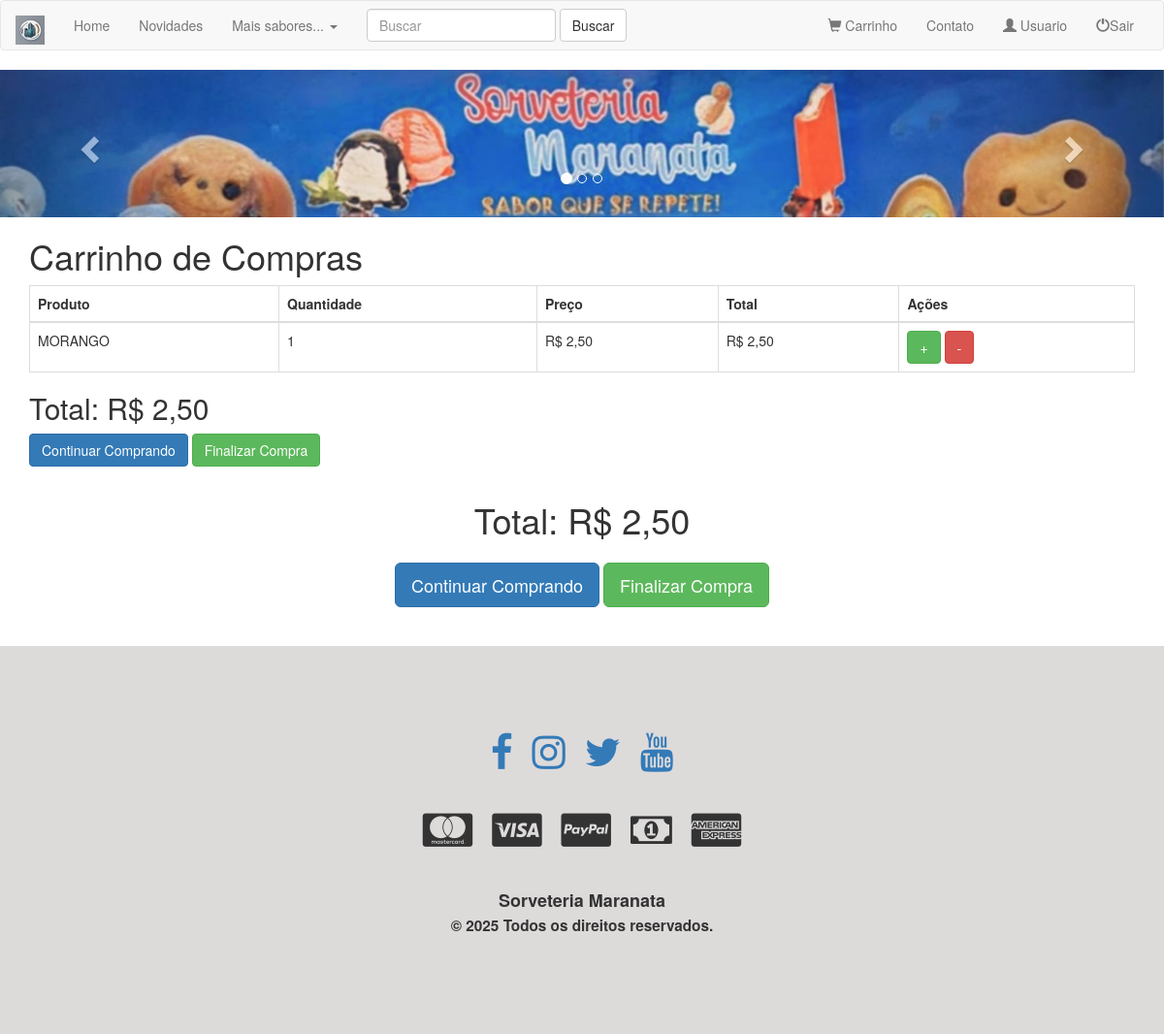
Page /carrinho.php?id=1 (signed in) on the committed database.
### tables this page shows
CREATE TABLE `usuarios` (
  `id_user` int(11) NOT NULL,
  `nome` varchar(60) NOT NULL,
  `sobrenome` varchar(60) NOT NULL,
  `email` varchar(60) NOT NULL,
  `senha` varchar(15) NOT NULL,
  `adm` tinyint(1) NOT NULL,
  `endereco` text NOT NULL,
  `numero` varchar(11) NOT NULL,
  `cidade` varchar(50) NOT NULL,
  `cep` varchar(9) NOT NULL
);

CREATE TABLE `produtos` (
  `id` int(11) NOT NULL,
  `produto` varchar(80) NOT NULL,
  `marca` varchar(60) NOT NULL,
  `descricao` text NOT NULL,
  `departamento` varchar(40) NOT NULL,
  `secao` varchar(40) NOT NULL,
  `quantidade` int(11) NOT NULL,
  `preco` decimal(15,2) NOT NULL,
  `foto1` varchar(60) NOT NULL,
  `foto2` varchar(60) NOT NULL,
  `foto3` varchar(60) NOT NULL
);

### mostraCarrinho.php (the view, shortened to what this page needs)
<?php
include 'conexao.php';
$total = 0;
if (isset($_SESSION['carrinho']) && is_array($_SESSION['carrinho'])) {
    foreach ($_SESSION['carrinho'] as $id => $qtd) {
        $consulta = $conexao->query("SELECT * FROM produtos WHERE id='$id'");
        $exibe = $consulta->fetch(PDO::FETCH_ASSOC);
        $total += $exibe['preco'] * $qtd;
    }
}
?>
<!DOCTYPE html>
<html lang="pt-BR">
<head>
    <link rel="stylesheet" href="https://maxcdn.bootstrapcdn.com/bootstrap/3.3.7/css/bootstrap.min.css">
</head>
<body>
    <div class="container">
        <h1>Carrinho de Compras</h1>
        <table class="table table-bordered">
            <thead>
                <tr>
                    <th>Produto</th>
                    <th>Quantidade</th>
                    <th>Preço</th>
                    <th>Total</th>
                    <th>Ações</th>
                </tr>
            </thead>
            <tbody>
                <?php
                if (isset($_SESSION['carrinho']) && is_array($_SESSION['carrinho'])) {
                    foreach ($_SESSION['carrinho'] as $id => $qtd) {
                        $consulta = $conexao->query("SELECT * FROM produtos WHERE id='$id'");
                        $exibe = $consulta->fetch(PDO::FETCH_ASSOC);
                        $totalItem = $exibe['preco'] * $qtd;
                        echo "<tr>";
                        echo "<td>{$exibe['produto']}</td>";
                        echo "<td>{$qtd}</td>";
                        echo "<td>R$ " . number_format($exibe['preco'], 2, ',', '.') . "</td>";
                        echo "<td>R$ " . number_format($totalItem, 2, ',', '.') . "</td>";
                        echo "<td>
                                <a href='adicionar_ao_carrinho.php?id={$id}' class='btn btn-success'>+</a>
                                <a href='decrementar_do_carrinho.php?id={$id}' class='btn btn-danger'>-</a>
                              </td>";
                        echo "</tr>";
                    }
                } else {
                    echo "<tr><td colspan='5'>Carrinho vazio.</td></tr>";
                }
                ?>
            </tbody>
        </table>
        <h2>Total: R$ <?php echo number_format($total, 2, ',', '.'); ?></h2>
        <a href="index.php" class="btn btn-primary">Continuar Comprando</a>
        <a href="finalizarCompra.php" class="btn btn-success">Finalizar Compra</a>
    </div>
</body>
</html>

### nav.php (shortened to what this page needs)
<nav class="navbar navbar-default">
        <div class="container-fluid">
             <div class="navbar-header">
                  <a class="navbar-brand" href="index.php"><img src="images/icon.jpg"></a>
             </div>
             <div class="collapse navbar-collapse" id="bs-example-navbar-collapse-1">
                  <ul class="nav navbar-nav">
                      <li><a href="index.php">Home <span class="sr-only">(current)</span></a>
                      </li>
                      <li><a href="#">Novidades</a>
                      </li>
                      <li class="dropdown">
                          <a href="#" class="dropdown-toggle"data-toggle="dropdown" role="button" aria-expanded="false">Mais sabores... <span class="caret"></span></a>
                         </li>
                  </ul>
                  <form method="get" action="busca.php" class="navbar-form navbar-left" role="search">
                       <div class="form-group">
                           <input type="text" class="form-control" name="busca" placeholder="Buscar">
                      </div>
                           <button type="submit" class="btn btn-default">Buscar</button>
                        </form>
                  <ul class="nav navbar-nav navbar-right">
                  <li>
                    <a href="carrinho.php"><span class="glyphicon glyphicon-shopping-cart"></span> Carrinho</a>
                  </li>
                     <li><a href="formContato.php">Contato</a>
                     </li>
                      <?php
                          if(empty($_SESSION['id'])){
                      ?>
                     <li><a href="formLogon.php"> <span class="glyphicon glyphicon-log-in"></span> Logon</a></li>
                       <?php
                            }  else {
                               if ($_SESSION['adm']==0){
                             $consulta_user=$conexao->query("SELECT nome FROM usuarios WHERE id_user='$_SESSION[id]'");
                             $exibe_user=$consulta_user->fetch(PDO::FETCH_ASSOC);
                          ?>
                          <li><a href="areaUser.php"><span class="glyphicon glyphicon-user"></span> <?php echo $exibe_user['nome'];?> </a></li>
                          <li><a href="sair.php"><span class="glyphicon glyphicon-off"></span>Sair</a></li>
                           <?php } else {  ?>
                                  <li><a href="adm.php"><button class="btn btn-sm btn-danger">Adm</button></a></li>
                          <li><a href="sair.php"><span class="glyphicon glyphicon-off"></span>Sair</a></li>
                          <?php }
                            }
                            ?>
                          </ul>
             </div>
        </div>
        </nav>

### carrinho.php (style rules this page uses)
.navbar { margin-block-end: 0; }

### rows in the picture
usuarios: nome "Usuario"
produtos: produto "MORANGO", qtd "1", preco "2,50"

### other values in the picture
$total "2,50"
